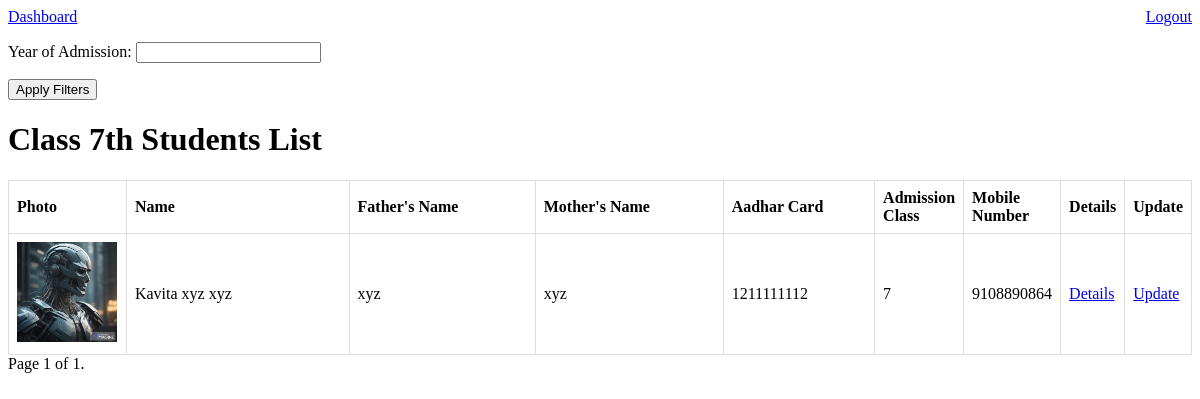
/admissions/class_7/ (signed in), run on the app's committed database.
### admissions/models.py (models this page shows, shortened)
class Admission(models.Model):
    first_name = models.CharField(max_length=100)
    middle_name = models.CharField(max_length=100, blank=True)
    last_name = models.CharField(max_length=100, blank=True)
    father_name = models.CharField(max_length=100)
    mother_name = models.CharField(max_length=100)
    date_of_birth = models.DateField()
    aadhar_card = models.CharField(max_length=16)
    photo = models.ImageField(upload_to='photos/')
    previous_school = models.TextField()
    address = models.TextField()
    caste = models.CharField(max_length=50)
    admission_class = models.CharField(max_length=50)
    admission_date = models.DateField(auto_now_add=True)
    mobile_number = models.CharField(max_length=15)
    subjects = models.CharField(max_length=100, blank=True, null=True)

### admissions/views.py (the view)
# urls.py: path('class_7/', views.class_7, name='class_7'),
@login_required
def class_7(request):
    class_7_students = Admission.objects.filter(admission_class='7')
    year_filter_form = AdmissionYearFilterForm(request.GET)
    if year_filter_form.is_valid():
        admission_year = year_filter_form.cleaned_data.get('admission_year')
        if admission_year:
            class_7_students = class_7_students.filter(admission_date__year=admission_year)
    page = request.GET.get('page')
    paginator = Paginator(class_7_students, 20)  # Display 10 students per page, you can adjust this number as needed
    class_7_students = paginator.get_page(page)
    context = {
        'class_7_students': class_7_students,
        'year_filter_form': year_filter_form,
    }
    return render(request, 'admissions/class_7.html', context)

### admissions/forms.py
class AdmissionYearFilterForm(forms.Form):
    admission_year = forms.IntegerField(label='Year of Admission', required=False)

### admissions/templates/admissions/class_7.html (shortened to what this page needs)
<!DOCTYPE html>
<a href="{% url 'dashboard' %}">Dashboard</a>
<a href="{% url 'logout' %}" style="float: right;">Logout</a>
<html>
<head>
</head>
<body>
    <form method="get">
        {{ year_filter_form.as_p }}
        <button type="submit">Apply Filters</button>
    </form>
    <h1>Class 7th Students List</h1>
    <table>
        <thead>
            <tr>
                <th class="photo-column">Photo</th>
                <th class="name-column">Name</th>
                <th class="father-name-column">Father's Name</th>
                <th class="mother-name-column">Mother's Name</th>
                <th class="aadhar-column">Aadhar Card</th>
                <th class="admission-class-column">Admission Class</th>
                <th class="mobile-number-column">Mobile Number</th>
                <th>Details</th>
                <th>Update</th>
            </tr>
        </thead>
        <tbody>
            {% for student in class_7_students %}
                <tr>
                    <td class="photo-column"><img src="{{ student.photo.url }}" alt="{{ student.first_name }} {{ student.last_name }} Photo" width="100"></td>
                    <td class="name-column">{{ student.first_name }} {{ student.middle_name }} {{ student.last_name }}</td>
                    <td class="father-name-column">{{ student.father_name }}</td>
                    <td class="mother-name-column">{{ student.mother_name }}</td>
                    <td class="aadhar-column">{{ student.aadhar_card }}</td>
                    <td class="admission-class-column">{{ student.admission_class }}</td>
                    <td class="mobile-number-column">{{ student.mobile_number }}</td>
                    <td><a href="{% url 'student_details' student.id %}">Details</a></td>
                    <td><a href="{% url 'update_student_class_7' student.id %}">Update</a></td>
                </tr>
            {% endfor %}
        </tbody>
    </table>
</body>
</html>
<div class="pagination">
    <span class="step-links">
        <span class="current-page">
            Page {{ class_7_students.number }} of {{ class_7_students.paginator.num_pages }}.
        </span>
    </span>
</div>

### admissions/templates/admissions/class_7.html (style rules this page uses)
table { border-collapse: collapse; width: 100%; }
th, td { border: 1px solid #ddd; padding: 8px; text-align: left; }
.photo-column { width: 10%; }
.name-column { width: 25%; }
.father-name-column { width: 20%; }
.mother-name-column { width: 20%; }
.aadhar-column { width: 15%; }

### data on the page
Admission: photo (picture), first_name "Kavita", middle_name "xyz", last_name "xyz", father_name "xyz", mother_name "xyz", aadhar_card "1211111112", admission_class "7", mobile_number "9108890864"

### other printed values
{{ class_7_students.number }} "1"
{{ class_7_students.paginator.num_pages }} "1"
